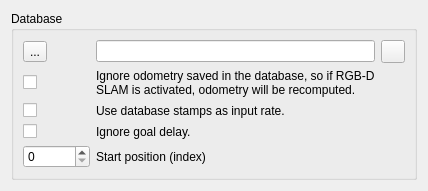
                      <widget class="QWidget" name="page_43">
                       <layout class="QVBoxLayout" name="verticalLayout_66">
                        <item>
                         <widget class="QGroupBox" name="groupBox_sourceDatabase">
                          <property name="title">
                           <string>Database</string>
                          </property>
                          <property name="checkable">
                           <bool>false</bool>
                          </property>
                          <property name="checked">
                           <bool>false</bool>
                          </property>
                          <layout class="QGridLayout" name="gridLayout_9">
                           <item row="0" column="2">
                            <widget class="QToolButton" name="toolButton_dbViewer">
                             <property name="toolTip">
                              <string>Open database viewer</string>
                             </property>
                             <property name="text">
                              <string/>
                             </property>
                             <property name="icon">
                              <iconset resource="../GuiLib.qrc">
                               <normaloff>:/images/mag_glass.png</normaloff>:/images/mag_glass.png</iconset>
                             </property>
                            </widget>
                           </item>
                           <item row="1" column="0">
                            <widget class="QCheckBox" name="source_checkBox_ignoreOdometry">
                             <property name="text">
                              <string/>
                             </property>
                            </widget>
                           </item>
                           <item row="0" column="0">
                            <widget class="QToolButton" name="source_database_toolButton_selectSource">
                             <property name="text">
                              <string>...</string>
                             </property>
                            </widget>
                           </item>
                           <item row="0" column="1">
                            <widget class="QLineEdit" name="source_database_lineEdit_path"/>
                           </item>
                           <item row="4" column="1">
                            <widget class="QLabel" name="label_58">
                             <property name="text">
                              <string>Start position (index)</string>
                             </property>
                            </widget>
                           </item>
                           <item row="4" column="0">
                            <widget class="QSpinBox" name="source_spinBox_databaseStartPos">
                             <property name="minimum">
                              <number>0</number>
                             </property>
                             <property name="maximum">
                              <number>999999999</number>
                             </property>
                            </widget>
                           </item>
                           <item row="1" column="1">
                            <widget class="QLabel" name="label_72">
                             <property name="text">
                              <string>Ignore odometry saved in the database, so if RGB-D SLAM is activated, odometry will be recomputed.</string>
                             </property>
                             <property name="wordWrap">
                              <bool>true</bool>
                             </property>
                            </widget>
                           </item>
                           <item row="3" column="1">
                            <widget class="QLabel" name="label_80">
                             <property name="text">
                              <string>Ignore goal delay.</string>
                             </property>
                             <property name="wordWrap">
                              <bool>true</bool>
                             </property>
                            </widget>
                           </item>
                           <item row="3" column="0">
                            <widget class="QCheckBox" name="source_checkBox_ignoreGoalDelay">
                             <property name="text">
                              <string/>
                             </property>
                            </widget>
                           </item>
                           <item row="2" column="1">
                            <widget class="QLabel" name="label_90">
                             <property name="text">
                              <string>Use database stamps as input rate.</string>
                             </property>
                             <property name="wordWrap">
                              <bool>true</bool>
                             </property>
                            </widget>
                           </item>
                           <item row="2" column="0">
                            <widget class="QCheckBox" name="source_checkBox_useDbStamps">
                             <property name="text">
                              <string/>
                             </property>
                            </widget>
                           </item>
                           <item row="5" column="1">
                            <spacer name="verticalSpacer_35">
                             <property name="orientation">
                              <enum>Qt::Vertical</enum>
                             </property>
                             <property name="sizeHint" stdset="0">
                              <size>
                               <width>20</width>
                               <height>0</height>
                              </size>
                             </property>
                            </spacer>
                           </item>
                          </layout>
                         </widget>
                        </item>
                       </layout>
                      </widget>
